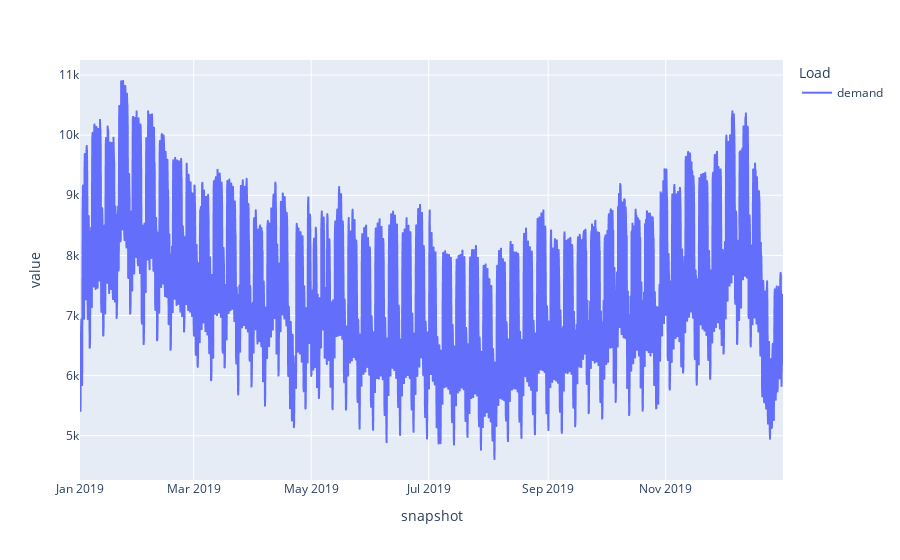

Notebook cell for this chart:
### Markdown cell above
Let's have a check whether the data was read-in correctly.

### Code cell
n.loads_t.p_set.plot()

### Figure 1 — Plotly figure (JSON) as saved in the notebook; plotly's stock layout.template omitted (floating-point values rounded to 4 significant figures; data arrays with more than 128 entries replaced by an {"elided": "..."} marker saying what was removed)
{"data": [{"hovertemplate": "Load=demand<br>snapshot=%{x}<br>value=%{y}<extra></extra>", "legendgroup": "demand", "line": {"color": "#636efa", "dash": "solid"}, "marker": {"symbol": "circle"}, "mode": "lines", "name": "demand", "showlegend": true, "type": "scattergl", "x": {"elided": "2920 str values"}, "xaxis": "x", "y": {"elided": "2920 float values"}, "yaxis": "y"}], "layout": {"legend": {"title": {"text": "Load"}, "tracegroupgap": 0}, "margin": {"t": 60}, "xaxis": {"anchor": "y", "domain": [0, 1], "title": {"text": "snapshot"}}, "yaxis": {"anchor": "x", "domain": [0, 1], "title": {"text": "value"}}}}
